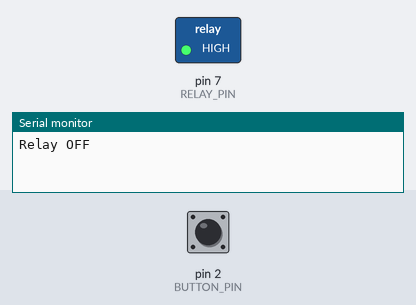
Bench run of a sketch on a simulated Arduino Uno, built with avr-gcc and run on an emulated ATmega328P. Parts: switched loads named in the sketch (green lamp = pin HIGH), the last lines printed to the serial monitor. The test bench sets the inputs (shaded band); at power-on: pin 2 (BUTTON_PIN) HIGH.

Above: at 1.2 s.
1.3 s: pin 2 (BUTTON_PIN) pulled LOW for 0.15 s
At 2.5 s:
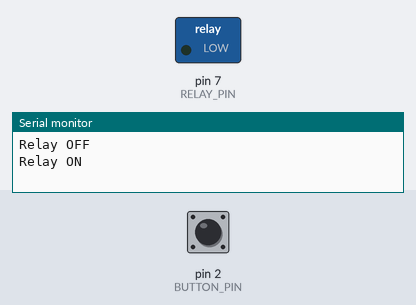
2.9 s: pin 2 (BUTTON_PIN) pulled LOW for 1 s
At 3.9 s:
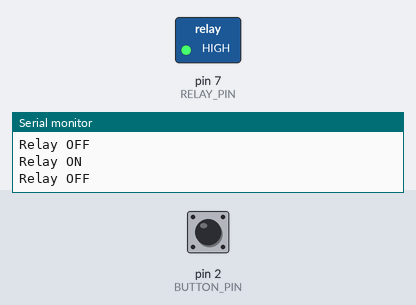
5.4 s: pin 2 (BUTTON_PIN) pulled LOW for 3.2 s
At 5.8 s:
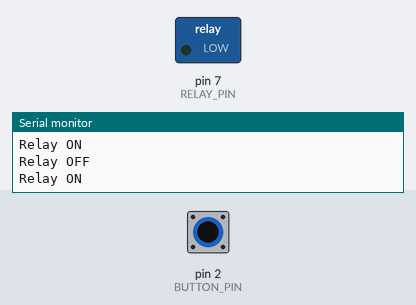
Timing chart, 0 to 8.4 s (numbered marks = the images above; inputs shaded):
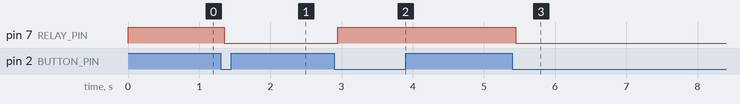

The sketch:

arduino_sketch.ino
```cpp
// ElectroDai - Relay module: switch a 12 V DC lamp
// Relay IN -> D7, button between D2 and GND

const int RELAY_PIN = 7;
const int BUTTON_PIN = 2;

// Most modules are active LOW. If yours works the opposite way, set false.
const bool RELAY_ACTIVE_LOW = true;

bool relayOn = false;
bool lastReading = HIGH;
bool stableButton = HIGH;
unsigned long lastChange = 0;

void setRelay(bool on) {
  relayOn = on;
  bool level = RELAY_ACTIVE_LOW ? !on : on;
  digitalWrite(RELAY_PIN, level ? HIGH : LOW);
  Serial.println(on ? "Relay ON" : "Relay OFF");
}

void setup() {
  digitalWrite(RELAY_PIN, RELAY_ACTIVE_LOW ? HIGH : LOW);
  pinMode(RELAY_PIN, OUTPUT);
  pinMode(BUTTON_PIN, INPUT_PULLUP);   // button pressed = LOW
  Serial.begin(9600);
  setRelay(false);                     // start with the load off
}

void loop() {
  bool button = digitalRead(BUTTON_PIN);

  unsigned long now = millis();
  if (button != lastReading) {
    lastReading = button;
    lastChange = now;
  }
  if (button != stableButton && now - lastChange >= 50) {
    stableButton = button;
    if (stableButton == LOW) setRelay(!relayOn);
  }
}
```

Measured:
- after the input at 1.3 s, pin 7 (RELAY_PIN): HIGH → LOW after 0.05 s
- after the input at 2.9 s, pin 7 (RELAY_PIN): LOW → HIGH after 0.05 s
- after the input at 5.4 s, pin 7 (RELAY_PIN): HIGH → LOW after 0.05 s
